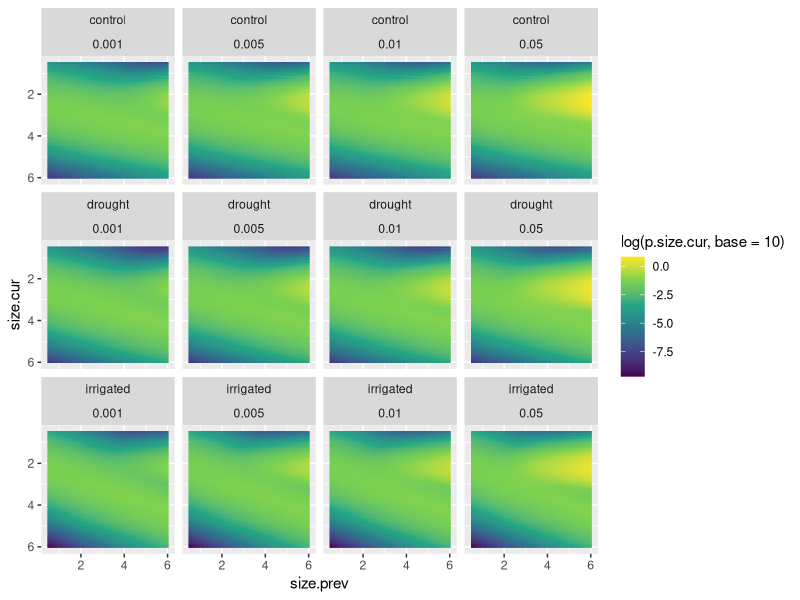
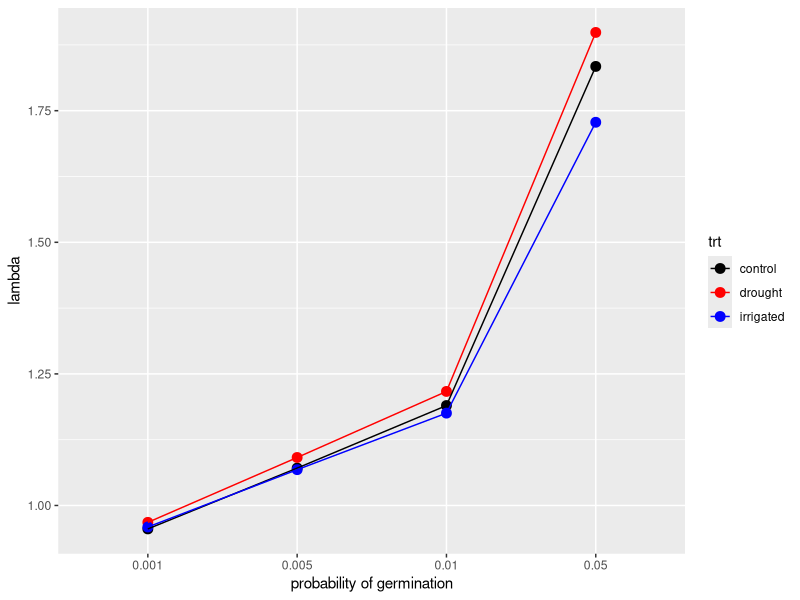
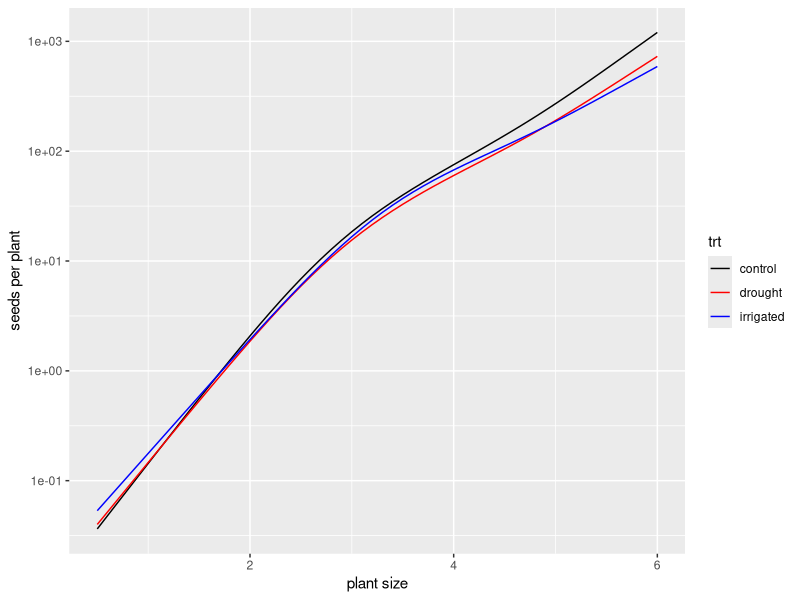
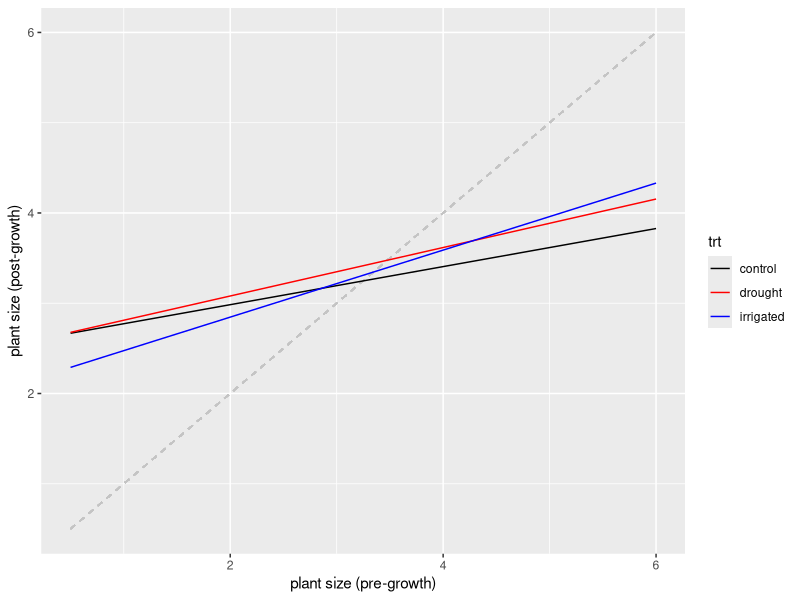
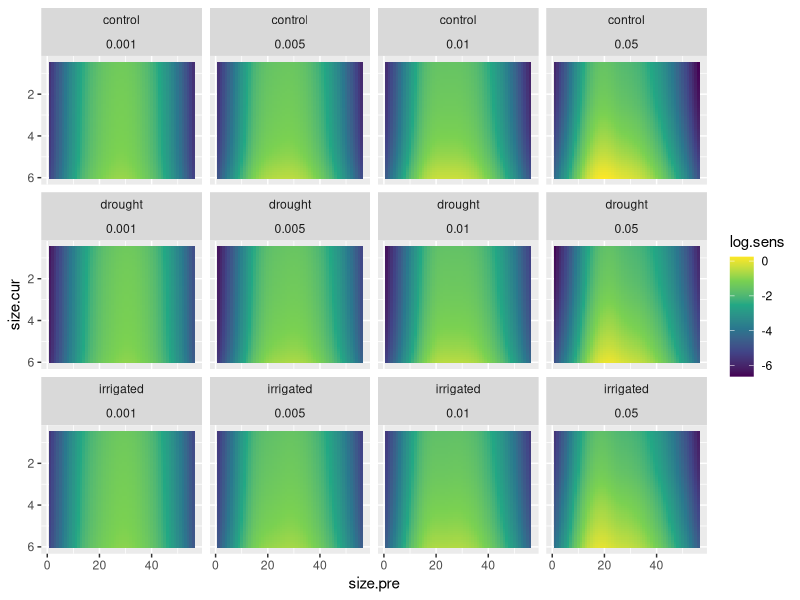
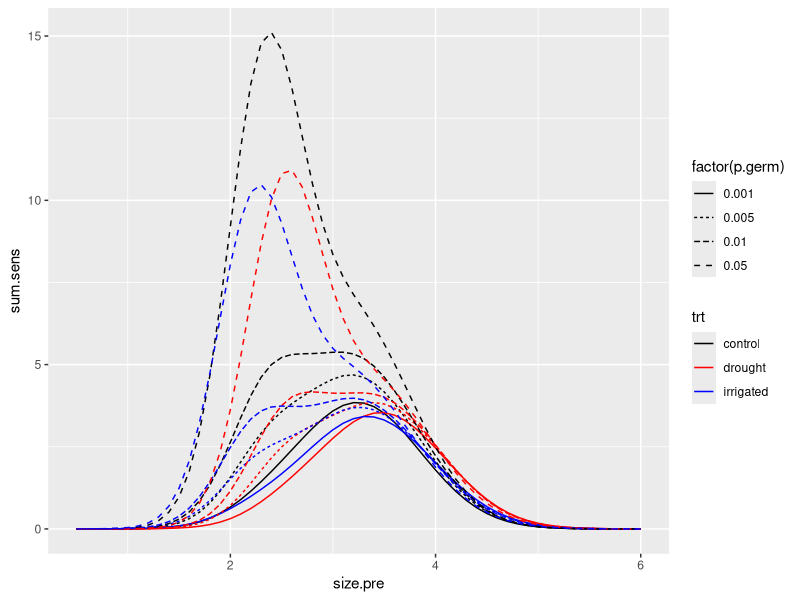
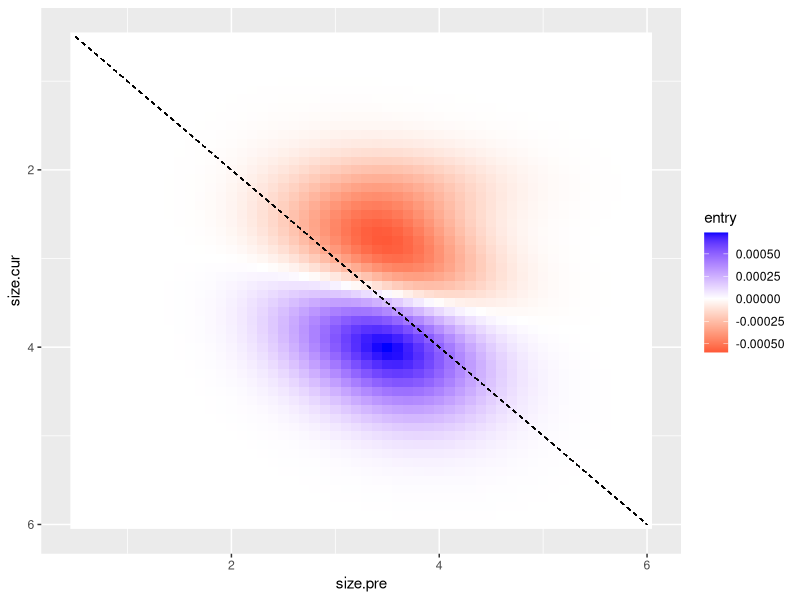
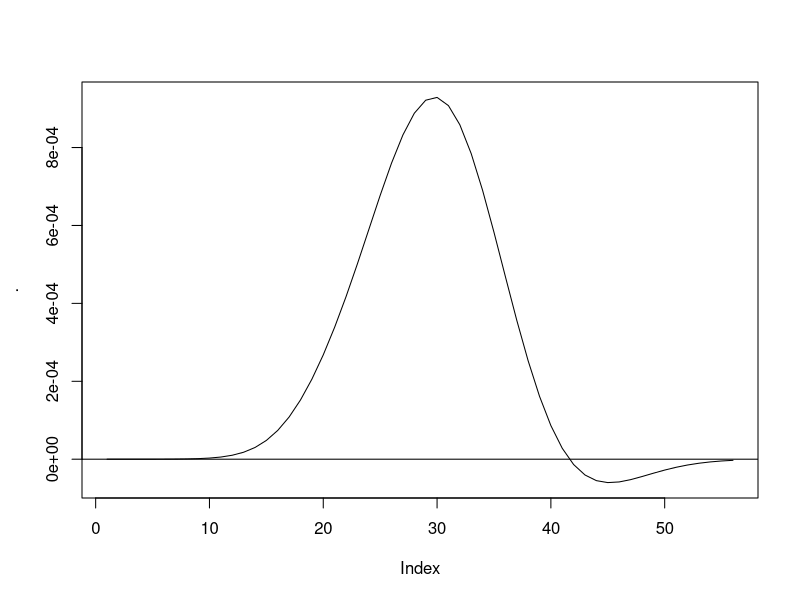

R code for these plots, in order:
# Deterministic LTRE analysis 
# So far we have entrywise contributions and growth rate-group (G, S, R)
# contributions

# Matrices: should have rows corresponding to size t (size.cur), 
# columns corresponding to size t-1 (size.prev)
# This means pivoting_wider (DF to matrix) should take names_from size.prev
# And on ggplots of the matrices the x should be size.prev, y should be size.cur

# ------------------------------------------------------------------------------

# ----- Setup -----

# Packages
library(ggplot2)
library(tidyr)
library(dplyr)

# Clear namespace
rm(list = ls())

# Observed vital rates
growsurv = read.csv('03_construct_kernels/out/deterministic_growsurv_kernel.csv')
reprod = read.csv('03_construct_kernels/out/deterministic_reprod_kernel_no_phen.csv')

# # Perturbed vital rate estimates for sensitivity analysis
# perturb.grow = read.csv('03_construct_kernels/out/deterministic_grow_perturbation.csv')


# ----- Processing/combining -----

# Matrix of treatment-germination probability combinations
germin = expand.grid(
  trt = c('control', 'drought', 'irrigated'),
  p.germ = c(0.001, 0.005, 0.01, 0.05)
)

# Data frame of all estimated vital rates
all.rates = merge(
  x = growsurv, y = reprod,
  by.x = c('size.prev', 'size.cur', 'trt'), by.y = c('size.pre', 'size.cur', 'trt'),
  suffixes = c('.g', '.f')
) %>%
  merge(germin, by = 'trt')

# Kernels in data frame form - one row per matrix entry per matrix
kern.df = all.rates %>%
  select(size.prev, size.cur, trt, p.size.cur.g, p.size.cur.f, p.germ) %>%
  # Number of establishing individuals per size bin (number of individuals times
  # germination/establishment rate)
  mutate(p.size.cur.f = p.size.cur.f * p.germ) %>%
  # Number of individuals in size class is number that grow into size glass plus
  # number born/establishing into size class
  mutate(p.size.cur = p.size.cur.g + p.size.cur.f) %>%
  select(-c(p.size.cur.g, p.size.cur.f))

head(kern.df)

# Visualize kernels
# (note log scale - otherwise the large individuals blow up the scale)
kern.df %>%
  ggplot(aes(x = size.prev, y = size.cur, fill = log(p.size.cur, base = 10))) +
  geom_raster() +
  scale_y_reverse() +
  scale_fill_viridis_c() +
  facet_wrap(trt ~ p.germ)

# # Data frame of all estimated vital rates
# perturbed.kern.df = growsurv %>%
#   select(-p.size.cur) %>%
#   merge(y = perturb.grow, by = c('size.prev', 'size.cur', 'trt')) %>%
#   merge(
#     y = reprod,
#     by.x = c('size.prev', 'size.cur', 'trt'), by.y = c('size.pre', 'size.cur', 'trt'),
#     suffixes = c('.g', '.f')
# ) %>%
#   merge(germin, by = 'trt') %>%
#   mutate(p.size.cur.f = p.size.cur * p.germ) %>%
#   # Number of individuals in size class is number that grow into size glass plus
#   # number born/establishing into size class
#   mutate(p.size.cur.perturb.growth.mu = p.size.cur.perturb.growth.mu + p.size.cur.f) %>%
#   select(size.prev, size.cur, trt, p.germ, p.size.cur.perturb.growth.mu)

# ----- Generating matrices and matrix products (e.g., eigenvectors)

all.matr = split(kern.df, kern.df[,c("trt", "p.germ")], sep = '_') %>%
  lapply(
    function(df) {
      df %>%
        arrange(size.prev, size.cur) %>%
        pivot_wider(names_from = size.prev, values_from = p.size.cur) %>%
        select(-c(trt, p.germ, size.cur))
    }
  )

length(all.matr)

# Estimate lambda from matrices
all.lambda = sapply(all.matr, function(x) Re(eigen(x)$values[1])) %>%
  data.frame(lambda = .) %>%
  mutate(t.germ = row.names(.)) %>%
  separate(t.germ, into = c('trt', 'p.germ'), sep = '_')

all.lambda %>%
  ggplot(aes(x = p.germ, y = lambda, group = trt, colour = trt)) +
  geom_point(size = 3) +
  geom_line() +
  labs(x = 'probability of germination') +
  scale_colour_manual(values = c('black', 'red', 'blue'))
# LMAOOOOOOOOO

# Seed production
all.rates %>% 
  select(size.prev, trt, seeds.total) %>% 
  ggplot(aes(x = size.prev, y = seeds.total, group = trt, colour = trt)) + 
  geom_line() + 
  scale_y_log10() +
  labs(x = 'plant size', y = 'seeds per plant') +
  scale_colour_manual(values = c('black', 'red', 'blue'))
# Looks like control plants produce more seeds *when they are large*
# Irrigated plants produce more seeds when small...

# Growth
all.rates %>%
  filter(p.germ < .005) %>%
  select(size.prev, pred.grow.mean, trt) %>%
  ggplot(aes(x = size.prev, y = pred.grow.mean, group = trt, colour = trt)) + 
  geom_segment(aes(x = .5, xend = 6, y = .5, yend = 6), inherit.aes = FALSE, linetype = 2, colour = 'gray77') +
  geom_line() + 
  labs(x = 'plant size (pre-growth)', y = 'plant size (post-growth)') +
  scale_colour_manual(values = c('black', 'red', 'blue'))
# Here's what's up - control plots have the worst growth
# (also why does this plot take so long to generate?)

# (There's no survival difference)

# For LTRE

all.vector = all.matr %>%
  lapply(
    function(x)
      data.frame(
        w = Re(eigen(x)$vectors[,1]),
        v = Re(eigen(t(x))$vectors[,1])
      )
  )

all.sensit = lapply(all.vector, function(x) x$v %*% t(x$w) / (sum(x$v * x$w)))

all.sensit

# Plot of sensitivities?
all.sensit.df = all.sensit %>%
  lapply(
    function(df) {
      data.frame(df) %>%
        mutate(size.cur = (5:60)/10) %>%
        pivot_longer(-size.cur, names_to = 'size.pre', values_to = 'sens') %>%
        mutate(size.pre = as.numeric(gsub('X', '', size.pre)))
    }
  )

for (i in 1:length(all.sensit.df)) all.sensit.df[[i]]$pct = names(all.sensit.df)[i]

all.sensit.df = all.sensit.df %>%
  do.call(what = rbind) %>%
  separate(pct, into = c('trt', 'p.germ'), sep = '_')

all.sensit.df %>%
  mutate(log.sens = log(sens, base = 10)) %>%
  ggplot(aes(x = size.pre, y = size.cur, fill = log.sens)) +
  geom_tile() +
  scale_fill_viridis_c() +
  scale_y_reverse() +
  facet_wrap(trt ~ p.germ)

all.sensit.df %>%
  group_by(size.pre, trt, p.germ) %>%
  summarise(sum.sens = sum(sens)) %>%
  merge(data.frame(size.pre = 1:56, y = (5:60)/10)) %>%
  select(-size.pre) %>%
  rename(size.pre = y) %>%
  ggplot(aes(x = size.pre, y = sum.sens, group = interaction(trt, p.germ))) +
  geom_line(aes(colour = trt, linetype = factor(p.germ))) +
  scale_colour_manual(values = c('black', 'red', 'blue'))

# --- Okay... do LTRE just on matrix entries

diff.df = kern.df %>%
  pivot_wider(names_from = trt, values_from = p.size.cur) %>%
  mutate(
    d.c = drought - control,
    i.c = irrigated - control
  ) %>%
  select(-c(control, drought, irrigated)) %>%
  pivot_longer(c(d.c, i.c), names_to = 'contrast', values_to = 'diff')

diff.matr = split(diff.df, diff.df[,c("contrast", "p.germ")], sep = '_') %>%
  lapply(
    function(df) {
      df %>%
        arrange(size.prev, size.cur) %>%
        pivot_wider(names_from = size.prev, values_from = diff) %>%
        select(-c(contrast, p.germ, size.cur))
    }
  )

diff.matr[[1]]
names(diff.matr)

# I need the MATRIX MEANS for sensitivities for the LTRE

mean.df = kern.df %>%
  pivot_wider(names_from = trt, values_from = p.size.cur) %>%
  mutate(
    d.c = (drought + control) / 2,
    i.c = (irrigated + control) / 2
  ) %>%
  select(-c(control, drought, irrigated)) %>%
  pivot_longer(c(d.c, i.c), names_to = 'contrast', values_to = 'mean')

mean.vectors = split(mean.df, mean.df[,c("contrast", "p.germ")], sep = '_') %>%
  lapply(
    function(df) {
      df %>%
        arrange(size.prev, size.cur) %>%
        pivot_wider(names_from = size.prev, values_from = mean) %>%
        select(-c(contrast, p.germ, size.cur))
    }
  ) %>%
  lapply(
    function(x)
      data.frame(
        w = Re(eigen(x)$vectors[,1]),
        v = Re(eigen(t(x))$vectors[,1])
      )
  )

mean.sens = lapply(mean.vectors, function(x) x$v %*% t(x$w) / (sum(x$v * x$w)))

(names(mean.sens) == names(diff.matr))

# Okay... let's just try to get one of these up and running

ltre1 = diff.matr[[1]] * mean.sens[[1]]

data.frame(ltre1) %>%
  mutate(size.cur = (5:60)/10) %>%
  pivot_longer(-size.cur, names_to = 'size.pre', values_to = 'entry') %>%
  mutate(size.pre = as.numeric(gsub('X', '', size.pre))) %>%
  ggplot(aes(x = size.pre, y = size.cur, fill = entry)) +
  geom_raster() +
  geom_segment(aes(x = 0.5, xend = 6, y = 0.5, yend = 6), linetype = 2, linewidth = 0.25) +
  scale_y_reverse() +
  scale_fill_gradient2(low = 'red', high = 'blue', midpoint = 0, mid = 'white')
# Huh
# Ooh... much more interesting!

# Row sums will give summed contributions from each size
colSums(ltre1) %>% plot(type = 'l')
abline(h = 0)

sum(ltre1) # I think this is it!
  
# --- Do all treatments

ltre.list = vector(mode = 'list', length = length(mean.sens))
names(ltre.list) = names(mean.sens)

for (i in 1:length(ltre.list)) ltre.list[[i]] = diff.matr[[i]] * mean.sens[[i]]

ltre.as.matr = ltre.list %>%
  lapply(
    function(lentry) {
      data.frame(lentry) %>%
        mutate(size.cur = (5:60)/10) %>%
        pivot_longer(-size.cur, names_to = 'size.pre', values_to = 'entry') %>%
        mutate(size.pre = as.numeric(gsub('X', '', size.pre)))
    }
  )
  
# There's probably a slicker way to do this, but, add treatment column here
for (i in 1:length(ltre.list)) ltre.as.matr[[i]]$c.trt = names(ltre.list)[i]

ltre.as.df = do.call(rbind, ltre.as.matr) %>%
  separate(c.trt, into = c('contr', 'p.germ'), sep = '_')

head(ltre.as.df)

ltre.as.df %>%
  ggplot(aes(x = size.pre, y = size.cur, fill = entry)) +
  geom_tile() +
  geom_segment(
    aes(x = .5, xend = 6, y = 0, yend = 6), linetype = 2, colour = 'gray88'
  ) +
  scale_y_reverse() +
  scale_fill_gradient2(high = 'royalblue', low = 'red', mid = 'white', midpoint = 0) +
  facet_wrap(contr ~ p.germ, nrow = 2)
# Good!

ltre.as.df %>%
  group_by(contr, p.germ, size.pre) %>%
  summarise(total.contr = sum(entry)) %>%
  ggplot(aes(x = size.pre, y = total.contr, colour = p.germ, linetype = contr)) +
  geom_line()
# Positive contributions largely from small-intermediate plants
# contributions grow larger (in both directions but moreso for positive) with higher germ rates

ltre.as.df %>% group_by(contr, p.germ) %>% summarise(dlambda = sum(entry))
# Good!

all.lambda %>% 
  pivot_wider(names_from = trt, values_from = lambda) %>% 
  mutate(d.c = drought - control, i.c = irrigated - control)
# Should be getting sums that look like this (and we do!)

# ---

# Okay. Now, attempt to do this but for vital rates.

# Want rate differences for each treatment
# Rates: reproduction (including germination), survival, growth

rate.compare.wide = all.rates %>%
  mutate(germn.total = p.size.cur.f * p.germ) %>%
  select(
    trt, size.prev, size.cur, p.germ,
    surv = pred.surv, grow = p.grow.size, repr = germn.total
  ) %>%
  pivot_longer(cols = c(surv, grow, repr), names_to = 'vital', values_to = 'val') %>%
  pivot_wider(names_from = trt, values_from = val) %>%
  mutate(
    d.c = drought - control, 
    i.c = irrigated - control,
    d.c.mean = (drought + control) / 2,
    i.c.mean = (irrigated + control) / 2
  ) %>%
  select(-c(control, drought, irrigated))

rate.diff = rate.compare.wide %>%
  select(-c(d.c.mean, i.c.mean)) %>%
  pivot_longer(cols = c(d.c, i.c), names_to = 'contrast', values_to = 'diff') %>%
  pivot_wider(names_from = vital, values_from = diff) %>%
  arrange(size.cur, size.prev)

rate.mean = rate.compare.wide %>%
  select(-c(d.c, i.c)) %>%
  pivot_longer(cols = c(d.c.mean, i.c.mean), names_to = 'contrast', values_to = 'mean') %>%
  mutate(contrast = gsub('\\.mean', '', contrast)) %>%
  pivot_wider(names_from = vital, values_from = mean) %>%
  arrange(size.cur, size.prev)

# The sensitivities are the matrix sensitivities (found above) with a multiplier
# (chain rule)
# But, the growth sensitivity is not straightforward to estimate or interpret analytically
# So do it numerically with perturbations
# (for now - will only do growth numerically)
# NOTE that this does *not* give an entry-wise sensitivity but an overall
# sensitivity to a change in the *mean* of the growth kernel
# (but we are ultimately interested in relative effects of each vital rate on
# the whole, not necessarily entrywise, so while mildly constraining this is
# probably okay on the whole)

# # Code below gives sensitivity to shift in mean of growth (mu) but not
# entry-wise sensitivities which are useful for LTRE...
# g_mu.sens = split(perturbed.kern.df, f = perturbed.kern.df[,c("trt", "p.germ")], sep = '_') %>%
#   sapply(
#     function(df) {
#       m = df %>%
#         arrange(size.prev, size.cur) %>%
#         pivot_wider(names_from = size.prev, values_from = p.size.cur.perturb.growth.mu) %>%
#         select(-c(trt, p.germ, size.cur)) %>%
#         as.matrix()
#       return(Re(eigen(m)$values[1]))
#     }
#   ) %>%
#   data.frame(lambda_h = .) %>%
#   mutate(trt_p.germ = row.names(.)) %>%
#   separate(trt_p.germ, into = c('trt', 'p.germ'), sep = '_') %>%
#   merge(all.lambda) %>%
#   mutate(g_mu.sens = (lambda_h - lambda)/.001)
# 
# # A plot of growth sensitivities as a function of p-germ
# g_mu.sens %>% 
#   ggplot(aes(x = p.germ, y = g_mu.sens, group = trt)) + 
#   geom_line(aes(colour = trt)) + 
#   scale_colour_manual(values = c('black', 'red', 'blue'))

# okay let's just try getting one of these to work

rate.mean.matr = rate.mean %>%
  pivot_longer(c(surv, grow, repr), names_to = 'vital', values_to = 'mean') %>%
  split(.[,c("contrast", "p.germ")], sep = '_') %>%
  lapply(
    function(df) {
      df %>%
        arrange(size.prev, size.cur) %>%
        pivot_wider(names_from = size.prev, values_from = mean) %>%
        select(-c(contrast, p.germ, size.cur)) %>%
        split(.$vital) %>%
        lapply(function(x) x %>% select(-vital))
    }
  )

rate.diff.matr = rate.diff %>%
  pivot_longer(c(surv, grow, repr), names_to = 'vital', values_to = 'diff') %>%
  split(.[,c("contrast", "p.germ")], sep = '_') %>%
  lapply(
    function(df) {
      df %>%
        arrange(size.prev, size.cur) %>%
        pivot_wider(names_from = size.prev, values_from = diff) %>%
        select(-c(contrast, p.germ, size.cur)) %>%
        split(.$vital) %>%
        lapply(function(x) x %>% select(-vital))
    }
  )

names(rate.mean.matr) == names(mean.sens)
names(rate.diff.matr) == names(mean.sens)
# great

rate.ltre.list = vector('list', length = length(mean.sens))
names(rate.ltre.list) = names(mean.sens)

for (i in 1:length(rate.ltre.list)) {
  
  # growth sensitivities with the compensation term
  gs.num = (mean.sens[[i]] * rate.mean.matr[[i]]$grow * rate.mean.matr[[i]]$surv)
  gs.num = matrix(colSums(gs.num), nrow = nrow(gs.num), ncol = ncol(gs.num), byrow = TRUE) - gs.num
  gs.den = matrix(colSums(rate.mean.matr[[i]]$grow), nrow = nrow(gs.num), ncol = ncol(gs.num), byrow = TRUE) -
    rate.diff.matr[[i]]$grow
  growth.sens = (rate.mean.matr[[i]]$surv * mean.sens[[i]]) - gs.num / gs.den
  
  rate.ltre.list[[i]]$surv = rate.diff.matr[[i]]$surv * mean.sens[[i]] * rate.mean.matr[[i]]$grow
  rate.ltre.list[[i]]$grow = rate.diff.matr[[i]]$grow * growth.sens
  # rate.ltre.list[[i]]$grow = rate.diff.matr[[i]]$grow * mean.sens[[i]] * rate.mean.matr[[i]]$surv
  rate.ltre.list[[i]]$repr = rate.diff.matr[[i]]$repr * mean.sens[[i]]
}

sapply(rate.ltre.list[[1]], sum) #%>% sum()

summed.rate.ltre.contrs = sapply(rate.ltre.list, function(x) sapply(x, sum)) %>% 
  data.frame() %>%
  mutate(rate = row.names(.)) %>%
  pivot_longer(-rate, names_to = 'contr_p.germ', values_to = 'contrib') %>%
  separate(contr_p.germ, into = c('contrast', 'p.germ'), sep = '_')

summed.rate.ltre.contrs %>%
  mutate(contrast = paste0(ifelse(contrast %in% 'd.c', 'drought', 'irrigation'), ' vs. control')) %>%
  ggplot(aes(x = p.germ, y = contrib, shape = rate, group = rate)) +
  geom_point(position = position_dodge(width = .5), size = 4) +
  scale_colour_manual(values = c('red', 'blue')) +
  facet_wrap(~ contrast)

